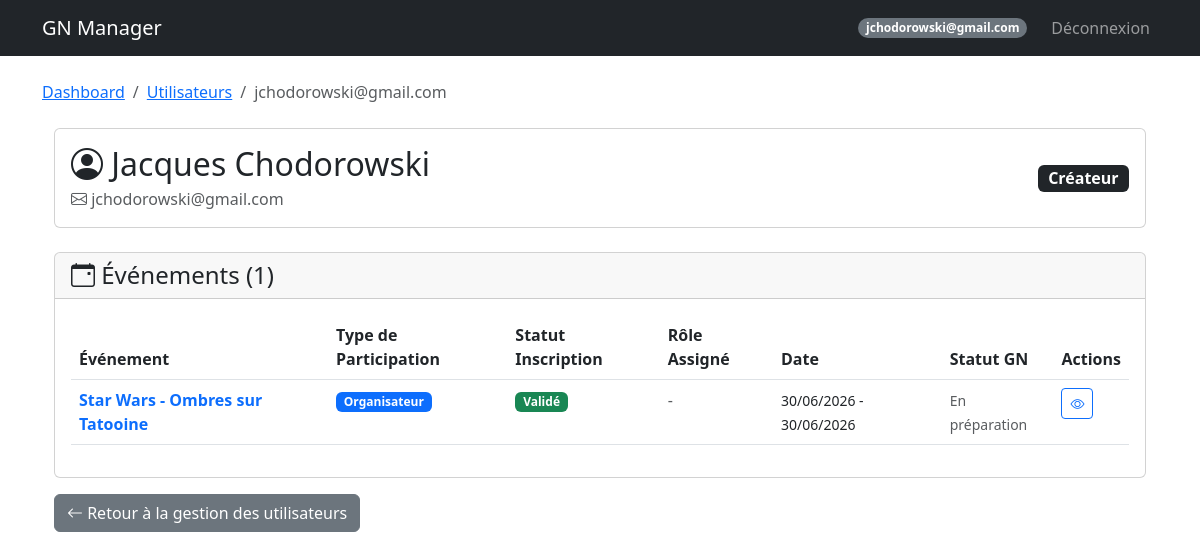
Before: /admin/user/1/events (signed in) with the older database file.
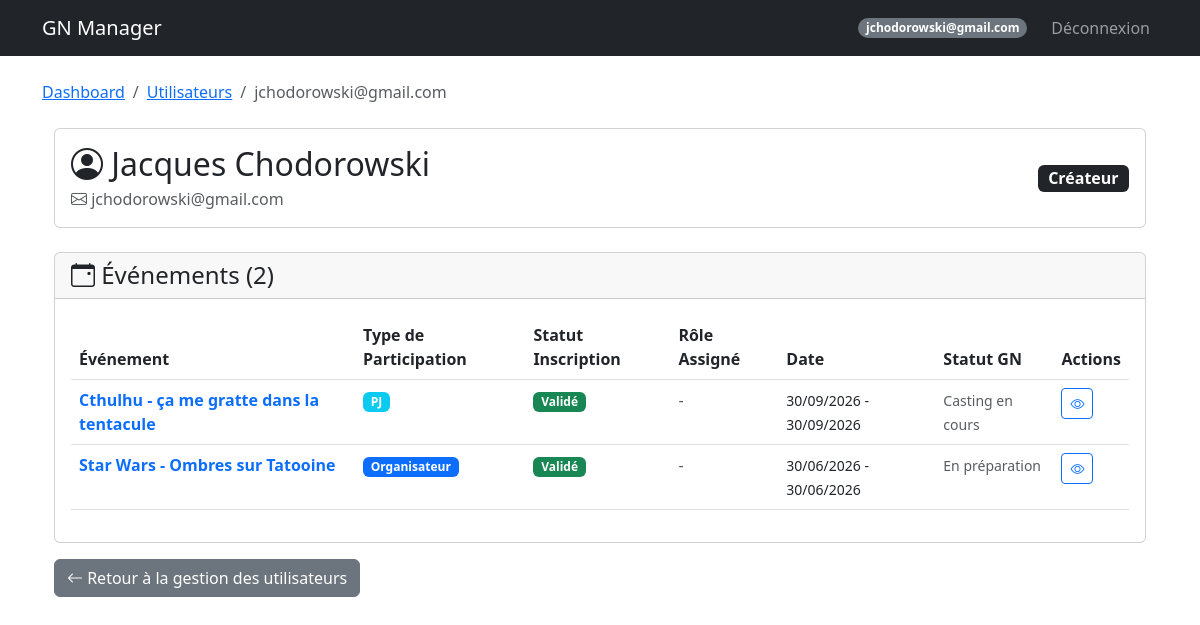
After: the same page with the newer database file.
### models.py (models this page shows, shortened)
class Event(db.Model):
    id = db.Column(db.Integer, primary_key=True)
    name = db.Column(db.String(100), nullable=False)
    description = db.Column(db.Text)
    date_start = db.Column(db.DateTime, nullable=False)
    date_end = db.Column(db.DateTime, nullable=False)
    location = db.Column(db.String(200))
    background_image = db.Column(db.String(200))
    visibility = db.Column(db.String(20), default='public')  # public, private
    organizer_structure = db.Column(db.String(100))
    org_link_url = db.Column(db.String(255))
    org_link_title = db.Column(db.String(100))
    google_form_url = db.Column(db.String(255))
    external_link = db.Column(db.String(255))
    statut = db.Column(db.String(50), default='En préparation')
    groups_config = db.Column(db.Text, default='{"PJ": ["Peu importe"], "PNJ": ["Peu importe"], "Organisateur": ["Peu importe"]}')

### routes/admin_routes.py (the view)
@admin_bp.route('/admin/user/<int:user_id>/events')
@login_required
@admin_required
def user_events(user_id):
    user = User.query.get_or_404(user_id)
    participations = Participant.query.filter_by(user_id=user_id)\
        .options(joinedload(Participant.event))\
        .options(joinedload(Participant.role))\
        .order_by(Participant.event_id.desc())\
        .all()
    events_data = []
    seen_events = set()
    for p in participations:
        if p.event_id not in seen_events:
            seen_events.add(p.event_id)
            events_data.append({
                'event': p.event,
                'participation': p,
                'role_name': p.role.name if p.role else None
            })
    breadcrumbs = [
        ('Dashboard', url_for('admin.dashboard')),
        ('Utilisateurs', url_for('admin.dashboard', admin_view='users') + '#admin'),
        (user.email, '#')
    ]
    return render_template(
        'user_events.html',
        user=user,
        events_data=events_data,
        breadcrumbs=breadcrumbs
    )

### models.py (called while the page is built)
    @property
    def is_admin(self):
        return self.role in ['createur', 'sysadmin']

### templates/user_events.html (shortened to what the changed rows need)
{% extends "base.html" %}
{% block content %}
<div class="container mt-4">
    <div class="card mb-4">
        <div class="card-body">
            <div class="row align-items-center">
                <div class="col-md-8">
                    <h2 class="mb-1">
                        <i class="bi bi-person-circle"></i>
                        {{ user.prenom }} {{ user.nom }}
                    </h2>
                </div>
            </div>
        </div>
    </div>
    <div class="card">
        <div class="card-header">
            <h4 class="mb-0">
                <i class="bi bi-calendar-event"></i>
                Événements ({{ events_data|length }})
            </h4>
        </div>
        <div class="card-body">
            {% if events_data %}
            <div class="table-responsive">
                <table class="table table-hover">
                    <thead>
                        <tr>
                            <th>Événement</th>
                            <th>Type de Participation</th>
                            <th>Statut Inscription</th>
                            <th>Rôle Assigné</th>
                            <th>Date</th>
                            <th>Statut GN</th>
                            <th>Actions</th>
                        </tr>
                    </thead>
                    <tbody>
                        {% for item in events_data %}
                        <tr>
                            <td>
                                <a href="{{ url_for('event.detail', event_id=item.event.id) }}"
                                    class="text-decoration-none fw-bold">
                                    {{ item.event.name }}
                                </a>
                            </td>
                            <td>
                                {% if item.participation.type == 'organisateur' %}
                                <span class="badge bg-primary">Organisateur</span>
                                {% elif item.participation.type == 'PJ' %}
                                <span class="badge bg-info">PJ</span>
                                {% elif item.participation.type == 'PNJ' %}
                                <span class="badge bg-secondary">PNJ</span>
                                {% else %}
                                <span class="badge bg-light text-dark">{{ item.participation.type }}</span>
                                {% endif %}
                            </td>
                            <td>
                                {% if item.participation.registration_status == 'Validé' %}
                                <span class="badge bg-success">Validé</span>
                                {% elif item.participation.registration_status == 'En attente' %}
                                <span class="badge bg-warning text-dark">En attente</span>
                                {% elif item.participation.registration_status == 'Rejeté' %}
                                <span class="badge bg-danger">Rejeté</span>
                                {% else %}
                                <span class="badge bg-light text-dark">{{ item.participation.registration_status
                                    }}</span>
                                {% endif %}
                            </td>
                            <td>
                                {% if item.role_name %}
                                <i class="bi bi-person-badge"></i> {{ item.role_name }}
                                {% else %}
                                <span class="text-muted">-</span>
                                {% endif %}
                            </td>
                            <td>
                                <small>
                                    {{ item.event.date_start.strftime('%d/%m/%Y') }}
                                    {% if item.event.date_end != item.event.date_start %}
                                    - {{ item.event.date_end.strftime('%d/%m/%Y') }}
                                    {% endif %}
                                </small>
                            </td>
                            <td>
                                <small class="text-muted">{{ item.event.statut }}</small>
                            </td>
                            <td>
                                <a href="{{ url_for('event.detail', event_id=item.event.id) }}"
                                    class="btn btn-sm btn-outline-primary" title="Voir les détails">
                                    <i class="bi bi-eye"></i>
                                </a>
                            </td>
                        </tr>
                        {% endfor %}
                    </tbody>
                </table>
            </div>
            {% else %}
            <div class="alert alert-info">
                <i class="bi bi-info-circle"></i>
                Cet utilisateur ne participe à aucun événement pour le moment.
            </div>
            {% endif %}
        </div>
    </div>
</div>
{% endblock %}

Changed rows visible on the page:
now on this page (row edited): Event: event.name "Cthulhu - ça me gratte dans la tentacule", event.date_start "30/09/2026", event.date_end "30/09/2026", event.statut "Casting en cours"
Other visible differences:
{{ events_data|length }}: "1" → "2"
new list line: "PJ Validé - -"
